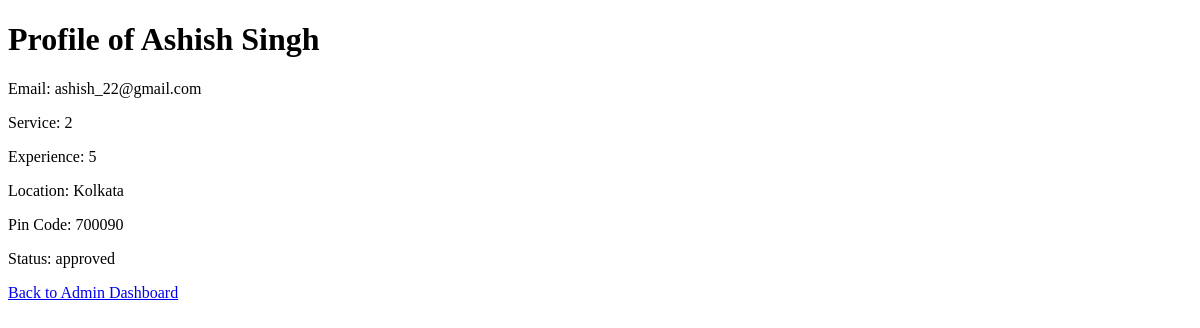
Page /professional_profile/1 on the earlier database version.
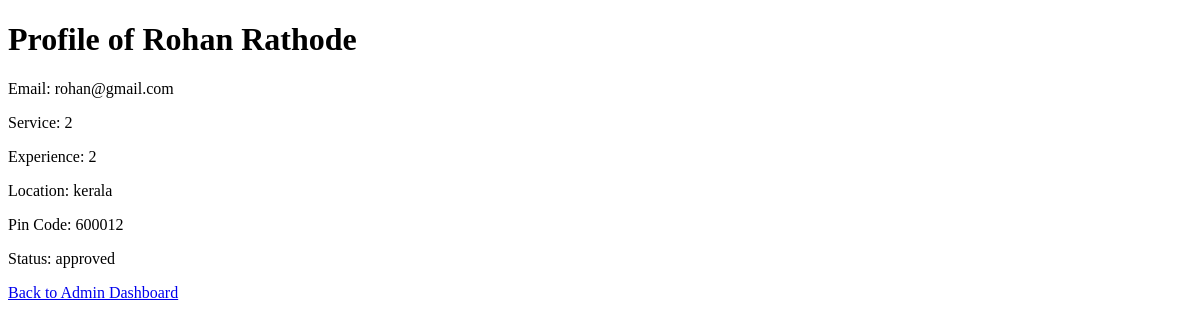
Same page on the later database version.
### backend/models.py (models this page shows)
class Prof_Info(db.Model):
    __tablename__="prof_info"
    id=db.Column(db.Integer,primary_key=True)
    email=db.Column(db.String,unique=True,nullable=False)
    password=db.Column(db.String,nullable=False)
    role=db.Column(db.Integer,default=2)
    full_name=db.Column(db.String,nullable=False)
    service_name=db.Column(db.Integer, db.ForeignKey("service.id"), nullable=False)
    experience=db.Column(db.Integer,nullable=False)
    location=db.Column(db.String,nullable=False)
    pin_code=db.Column(db.Integer,nullable=False)
    prof_status=db.Column(db.String,default='requested')#requested,approved,rejected,blocked
    service=db.relationship("Service",back_populates="professionals")

### backend/controllers.py (the view)
@app.route("/professional_profile/<int:id>")
def view_professional_profile(id):
    professional = Prof_Info.query.get(id)
    if professional:
        return render_template("professional_profile.html", professional=professional)
    else:
        return "Professional not found", 404

### templates/professional_profile.html (shortened to what this page needs)
<!DOCTYPE html>
<html lang="en">
<head>
</head>
<body>
    <h1>Profile of {{ professional.full_name }}</h1>
    <p>Email: {{ professional.email }}</p>
    <p>Service: {{ professional.service_name }}</p>
    <p>Experience: {{ professional.experience }}</p>
    <p>Location: {{ professional.location }}</p>
    <p>Pin Code: {{ professional.pin_code }}</p>
    <p>Status: {{ professional.prof_status }}</p>
    <a href="{{ url_for('admin_dashboard') }}">Back to Admin Dashboard</a>
</body>
</html>

Differences in the rows shown:
changed Prof_Info "approved": full_name "Ashish Singh" → "Rohan Rathode"; email "ashish_22@gmail.com" → "rohan@gmail.com"; experience "5" → "2"; location "Kolkata" → "kerala"; pin_code "700090" → "600012"
